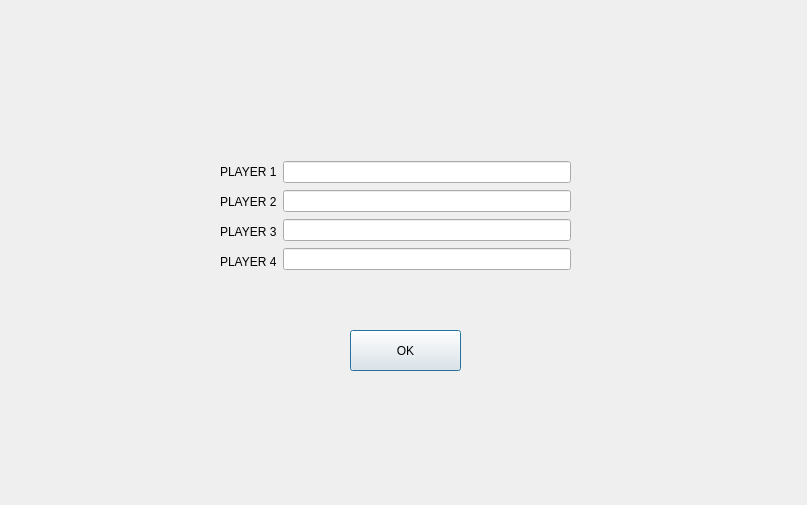
<?xml version="1.0" encoding="UTF-8"?>
<ui version="4.0">
 <class>players4</class>
 <widget class="QDialog" name="players4">
  <property name="geometry">
   <rect>
    <x>0</x>
    <y>0</y>
    <width>807</width>
    <height>505</height>
   </rect>
  </property>
  <property name="windowTitle">
   <string>Dialog</string>
  </property>
  <widget class="QPushButton" name="four_OK">
   <property name="geometry">
    <rect>
     <x>350</x>
     <y>330</y>
     <width>111</width>
     <height>41</height>
    </rect>
   </property>
   <property name="text">
    <string>OK</string>
   </property>
  </widget>
  <widget class="QWidget" name="">
   <property name="geometry">
    <rect>
     <x>220</x>
     <y>160</y>
     <width>351</width>
     <height>114</height>
    </rect>
   </property>
   <layout class="QHBoxLayout" name="horizontalLayout">
    <item>
     <layout class="QVBoxLayout" name="verticalLayout">
      <item>
       <widget class="QLabel" name="label">
        <property name="styleSheet">
         <string notr="true">font: 75 14pt &quot;MS Shell Dlg 2&quot;;</string>
        </property>
        <property name="text">
         <string>PLAYER 1</string>
        </property>
       </widget>
      </item>
      <item>
       <widget class="QLabel" name="label_2">
        <property name="styleSheet">
         <string notr="true">font: 75 14pt &quot;MS Shell Dlg 2&quot;;
</string>
        </property>
        <property name="text">
         <string>PLAYER 2</string>
        </property>
       </widget>
      </item>
      <item>
       <widget class="QLabel" name="label_3">
        <property name="styleSheet">
         <string notr="true">font: 75 14pt &quot;MS Shell Dlg 2&quot;;</string>
        </property>
        <property name="text">
         <string>PLAYER 3</string>
        </property>
       </widget>
      </item>
      <item>
       <widget class="QLabel" name="label_4">
        <property name="styleSheet">
         <string notr="true">font: 75 14pt &quot;MS Shell Dlg 2&quot;;</string>
        </property>
        <property name="text">
         <string>PLAYER 4</string>
        </property>
       </widget>
      </item>
     </layout>
    </item>
    <item>
     <layout class="QVBoxLayout" name="verticalLayout_2">
      <item>
       <widget class="QLineEdit" name="four_name1"/>
      </item>
      <item>
       <widget class="QLineEdit" name="four_name2"/>
      </item>
      <item>
       <widget class="QLineEdit" name="four_name3"/>
      </item>
      <item>
       <widget class="QLineEdit" name="four_name4"/>
      </item>
     </layout>
    </item>
   </layout>
  </widget>
 </widget>
 <resources/>
 <connections/>
</ui>
